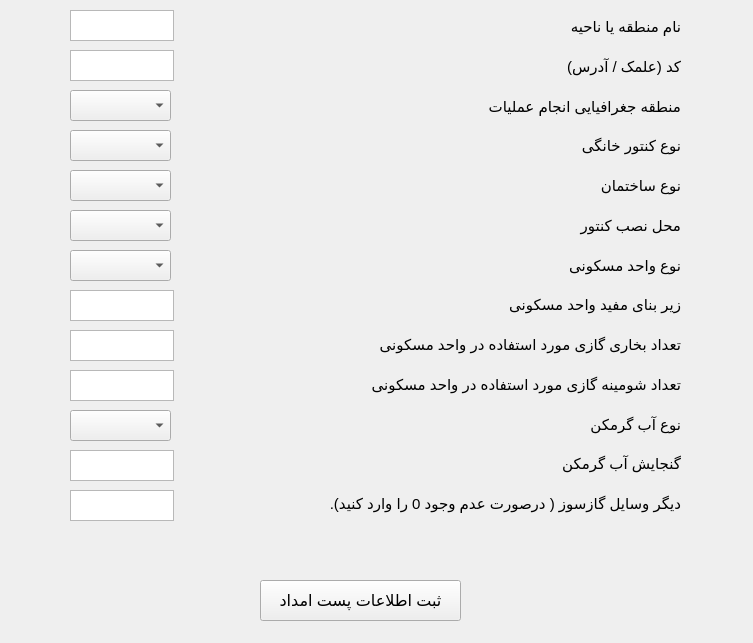
<?xml version="1.0" encoding="UTF-8"?>
<ui version="4.0">
 <class>list</class>
 <widget class="QWidget" name="list">
  <property name="geometry">
   <rect>
    <x>0</x>
    <y>0</y>
    <width>753</width>
    <height>643</height>
   </rect>
  </property>
  <property name="maximumSize">
   <size>
    <width>16777215</width>
    <height>1718</height>
   </size>
  </property>
  <property name="windowTitle">
   <string>Form</string>
  </property>
  <widget class="QPlainTextEdit" name="plainTextEdit">
   <property name="geometry">
    <rect>
     <x>70</x>
     <y>10</y>
     <width>104</width>
     <height>31</height>
    </rect>
   </property>
  </widget>
  <widget class="QPlainTextEdit" name="plainTextEdit_2">
   <property name="geometry">
    <rect>
     <x>70</x>
     <y>50</y>
     <width>104</width>
     <height>31</height>
    </rect>
   </property>
  </widget>
  <widget class="QComboBox" name="comboBox">
   <property name="geometry">
    <rect>
     <x>70</x>
     <y>90</y>
     <width>101</width>
     <height>31</height>
    </rect>
   </property>
   <property name="font">
    <font>
     <pointsize>10</pointsize>
    </font>
   </property>
  </widget>
  <widget class="QComboBox" name="comboBox_2">
   <property name="geometry">
    <rect>
     <x>70</x>
     <y>130</y>
     <width>101</width>
     <height>31</height>
    </rect>
   </property>
   <property name="font">
    <font>
     <pointsize>10</pointsize>
    </font>
   </property>
  </widget>
  <widget class="QComboBox" name="comboBox_3">
   <property name="geometry">
    <rect>
     <x>70</x>
     <y>170</y>
     <width>101</width>
     <height>31</height>
    </rect>
   </property>
   <property name="font">
    <font>
     <pointsize>10</pointsize>
    </font>
   </property>
  </widget>
  <widget class="QComboBox" name="comboBox_4">
   <property name="geometry">
    <rect>
     <x>70</x>
     <y>210</y>
     <width>101</width>
     <height>31</height>
    </rect>
   </property>
   <property name="font">
    <font>
     <pointsize>10</pointsize>
    </font>
   </property>
  </widget>
  <widget class="QComboBox" name="comboBox_5">
   <property name="geometry">
    <rect>
     <x>70</x>
     <y>250</y>
     <width>101</width>
     <height>31</height>
    </rect>
   </property>
   <property name="font">
    <font>
     <pointsize>10</pointsize>
    </font>
   </property>
  </widget>
  <widget class="QPlainTextEdit" name="plainTextEdit_3">
   <property name="geometry">
    <rect>
     <x>70</x>
     <y>290</y>
     <width>104</width>
     <height>31</height>
    </rect>
   </property>
  </widget>
  <widget class="QPlainTextEdit" name="plainTextEdit_4">
   <property name="geometry">
    <rect>
     <x>70</x>
     <y>330</y>
     <width>104</width>
     <height>31</height>
    </rect>
   </property>
  </widget>
  <widget class="QPlainTextEdit" name="plainTextEdit_5">
   <property name="geometry">
    <rect>
     <x>70</x>
     <y>370</y>
     <width>104</width>
     <height>31</height>
    </rect>
   </property>
  </widget>
  <widget class="QComboBox" name="comboBox_6">
   <property name="geometry">
    <rect>
     <x>70</x>
     <y>410</y>
     <width>101</width>
     <height>31</height>
    </rect>
   </property>
   <property name="font">
    <font>
     <pointsize>10</pointsize>
    </font>
   </property>
  </widget>
  <widget class="QPlainTextEdit" name="plainTextEdit_6">
   <property name="geometry">
    <rect>
     <x>70</x>
     <y>450</y>
     <width>104</width>
     <height>31</height>
    </rect>
   </property>
  </widget>
  <widget class="QPlainTextEdit" name="plainTextEdit_7">
   <property name="geometry">
    <rect>
     <x>70</x>
     <y>490</y>
     <width>104</width>
     <height>31</height>
    </rect>
   </property>
  </widget>
  <widget class="QWidget" name="layoutWidget">
   <property name="geometry">
    <rect>
     <x>270</x>
     <y>10</y>
     <width>411</width>
     <height>511</height>
    </rect>
   </property>
   <property name="font">
    <font>
     <pointsize>11</pointsize>
    </font>
   </property>
   <layout class="QGridLayout" name="gridLayout">
    <item row="0" column="0">
     <widget class="QLabel" name="label">
      <property name="font">
       <font>
        <pointsize>11</pointsize>
       </font>
      </property>
      <property name="text">
       <string>نام منطقه یا ناحیه </string>
      </property>
     </widget>
    </item>
    <item row="1" column="0">
     <widget class="QLabel" name="label_2">
      <property name="font">
       <font>
        <pointsize>11</pointsize>
       </font>
      </property>
      <property name="text">
       <string>کد (علمک / آدرس) </string>
      </property>
     </widget>
    </item>
    <item row="2" column="0">
     <widget class="QLabel" name="label_3">
      <property name="font">
       <font>
        <pointsize>11</pointsize>
       </font>
      </property>
      <property name="text">
       <string>منطقه جغرافیایی انجام عملیات </string>
      </property>
     </widget>
    </item>
    <item row="3" column="0">
     <widget class="QLabel" name="label_4">
      <property name="font">
       <font>
        <pointsize>11</pointsize>
       </font>
      </property>
      <property name="text">
       <string>نوع کنتور خانگی</string>
      </property>
     </widget>
    </item>
    <item row="4" column="0">
     <widget class="QLabel" name="label_5">
      <property name="font">
       <font>
        <pointsize>11</pointsize>
       </font>
      </property>
      <property name="text">
       <string>نوع ساختمان </string>
      </property>
     </widget>
    </item>
    <item row="5" column="0">
     <widget class="QLabel" name="label_6">
      <property name="font">
       <font>
        <pointsize>11</pointsize>
       </font>
      </property>
      <property name="text">
       <string>محل نصب کنتور</string>
      </property>
     </widget>
    </item>
    <item row="6" column="0">
     <widget class="QLabel" name="label_8">
      <property name="font">
       <font>
        <pointsize>11</pointsize>
       </font>
      </property>
      <property name="text">
       <string>نوع واحد مسکونی </string>
      </property>
     </widget>
    </item>
    <item row="7" column="0">
     <widget class="QLabel" name="label_7">
      <property name="font">
       <font>
        <pointsize>11</pointsize>
       </font>
      </property>
      <property name="text">
       <string>زیر بنای مفید واحد مسکونی</string>
      </property>
     </widget>
    </item>
    <item row="8" column="0">
     <widget class="QLabel" name="label_9">
      <property name="font">
       <font>
        <pointsize>11</pointsize>
       </font>
      </property>
      <property name="text">
       <string>تعداد بخاری گازی مورد استفاده در واحد مسکونی</string>
      </property>
     </widget>
    </item>
    <item row="9" column="0">
     <widget class="QLabel" name="label_10">
      <property name="font">
       <font>
        <pointsize>11</pointsize>
       </font>
      </property>
      <property name="text">
       <string>تعداد شومینه گازی مورد استفاده در واحد مسکونی </string>
      </property>
     </widget>
    </item>
    <item row="10" column="0">
     <widget class="QLabel" name="label_11">
      <property name="font">
       <font>
        <pointsize>11</pointsize>
       </font>
      </property>
      <property name="text">
       <string>نوع آب گرمکن </string>
      </property>
     </widget>
    </item>
    <item row="11" column="0">
     <widget class="QLabel" name="label_12">
      <property name="font">
       <font>
        <pointsize>11</pointsize>
       </font>
      </property>
      <property name="text">
       <string>گنجایش آب گرمکن</string>
      </property>
     </widget>
    </item>
    <item row="12" column="0">
     <widget class="QLabel" name="label_13">
      <property name="font">
       <font>
        <pointsize>11</pointsize>
       </font>
      </property>
      <property name="text">
       <string>دیگر وسایل گازسوز ( درصورت عدم وجود 0 را وارد کنید). </string>
      </property>
     </widget>
    </item>
   </layout>
  </widget>
  <widget class="QPushButton" name="pushButton_2">
   <property name="geometry">
    <rect>
     <x>260</x>
     <y>580</y>
     <width>201</width>
     <height>41</height>
    </rect>
   </property>
   <property name="font">
    <font>
     <pointsize>12</pointsize>
    </font>
   </property>
   <property name="text">
    <string>ثبت اطلاعات پست امداد</string>
   </property>
  </widget>
 </widget>
 <resources/>
 <connections/>
</ui>
